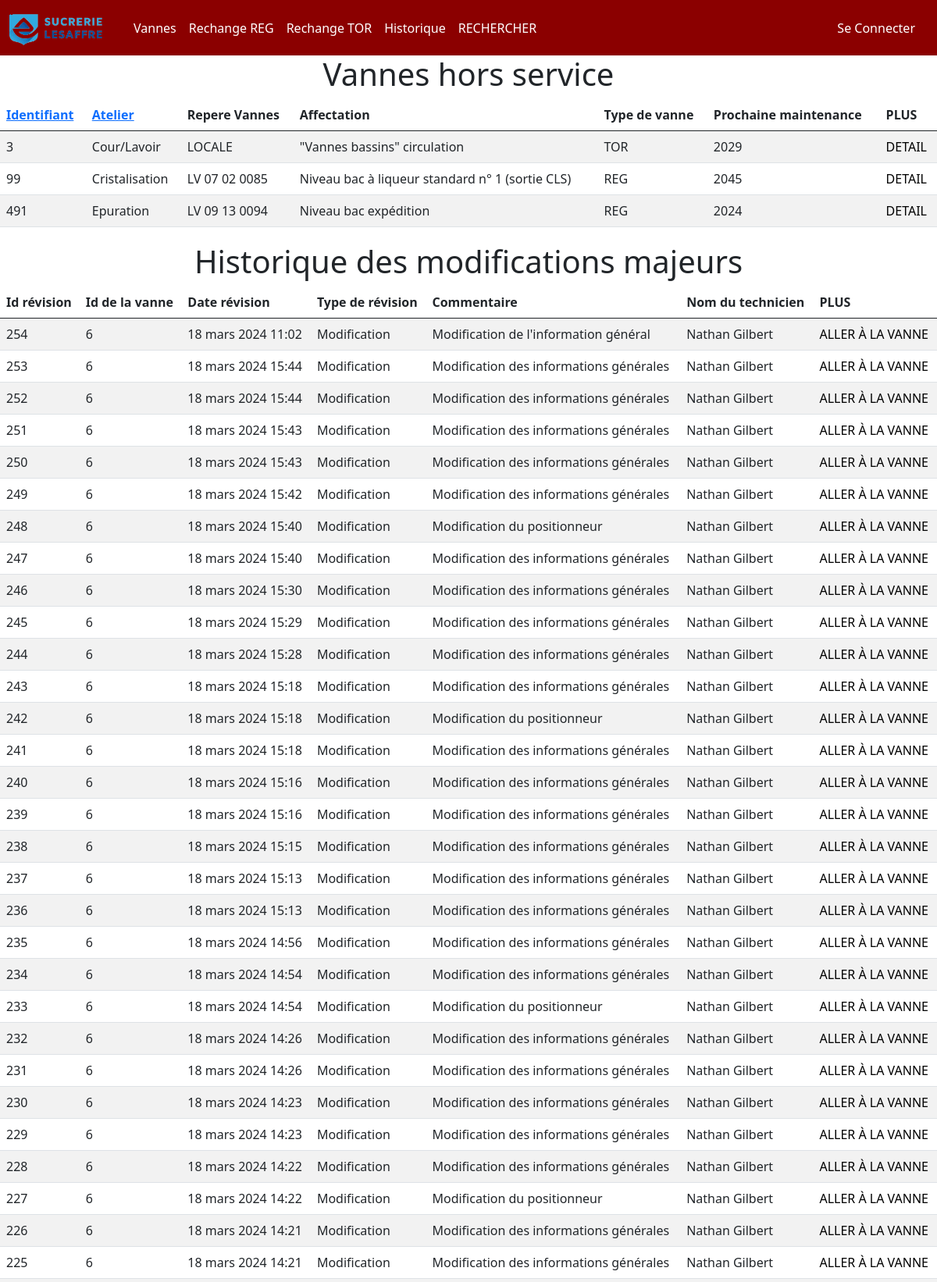
Page /historique/ (upper part) on the committed database.
### appliVanne/models.py (models this page shows)
class Vanne(models.Model):
    class Meta:
        db_table = 'VANNES'
    id_vanne = models.AutoField(primary_key=True, unique=True, verbose_name="ID de la vanne")
    id_atelier = models.ForeignKey('ATELIER', to_field='id_atelier', on_delete=models.CASCADE, null=True, verbose_name="ID de l'atelier")
    repere_vanne = models.CharField(max_length=255, null=True, blank=True, verbose_name="Repère de la vanne")
    affectation_vanne = models.CharField(max_length=255, null=True, blank=True, verbose_name="Affectation de la vanne")
    machine_vanne = models.CharField(max_length=255, null=True, blank=True, verbose_name="Machine de la vanne")
    numero_commande = models.CharField(max_length=20, null=True, blank=True, verbose_name="Numéro de commande")
    id_actionneur = models.ForeignKey('ACTIONNEUR', to_field='id_actionneur', on_delete=models.CASCADE, null=True, verbose_name="ID de l'actionneur")
    id_corps = models.ForeignKey('CORPS', to_field='id_corps', on_delete=models.CASCADE, null=True, verbose_name="ID du corps")
    id_positionneur = models.ForeignKey('POSITIONNEUR', to_field='id_positionneur', on_delete=models.CASCADE, null=True, blank=True, verbose_name="ID du positionneur")
    id_fournisseur_vannes = models.ForeignKey('FOURNISSEUR', to_field='id_fournisseur', on_delete=models.CASCADE, default=0, null=True, verbose_name="ID du fournisseur de vannes")
    type_vannes = models.CharField(max_length=255, null=True, blank=True, verbose_name="Type de vannes")
    organe_reglant = models.CharField(max_length=255, null=True, blank=True, verbose_name="Organe réglant")
    freq_revision = models.IntegerField(null=True, blank=True, verbose_name="Fréquence de révision")
    derniere_revision = models.IntegerField(null=True, blank=True, verbose_name="Date de la dernière révision")
    voir_en = models.IntegerField(null=True, blank=True, verbose_name="Date de la prochaine révision")
    en_service_vanne = models.IntegerField(default=1, blank=True, verbose_name="En service")
    date_commande = models.DateField(null=True, blank=True, verbose_name="Date de la commande")
    tracker = FieldTracker()

class ATELIER(models.Model):
    class Meta:
        db_table = 'ATELIER'
    id_atelier = models.AutoField(primary_key=True, unique=True, verbose_name="ID de l'atelier")
    nom_atelier = models.CharField(max_length=45, default='a remplir', unique=True, verbose_name="Nom de l'atelier")

class REVISON(models.Model):
    class Meta:
        db_table = 'REVISION'
    id_revision = models.AutoField(primary_key=True, unique=True, verbose_name="ID de la révision")
    id_revision_vanne =  models.IntegerField(null=True, blank=True, default=0, verbose_name="ID de la révision de la vanne")
    rev_id_vanne = models.IntegerField(null=True, blank=True, default=0, verbose_name="ID de la vanne")
    date_revision = models.DateTimeField(null=True, blank=True, verbose_name="Date de la révision")
    type_revision = models.CharField(max_length=255, null=True, blank=True, default='Aucun type', verbose_name="Type de révision")
    commentaire_revision = models.CharField(max_length=255, null=True, blank=True, default='Aucun commentaire', verbose_name="Commentaire de révision")
    detail_commentaire = models.CharField( max_length=1500000,null=True, blank=True, default='Aucun détail', verbose_name="Détail de révision")
    nom_technicien = models.CharField(max_length=255, null=True, blank=True, default='Aucun technicien', verbose_name="Nom du technicien")
    ajout_revision = models.CharField(max_length=255, null=True, blank=True, default='AUTO', verbose_name="Ajout de révision")

### appliVanne/views.py (the view)
# urls.py: path("historique/", views.historiqueVanne, name="historique"),
def historiqueVanne(request):
    LesVannes = Vanne.objects.filter(en_service_vanne=0)
    lesREv = REVISON.objects.all().order_by('-id_revision')
    return render(request, "appliVanne/historique.html", {"listeVannes": LesVannes, "listeRev": lesREv})

### appliVanne/templates/appliVanne/historique.html (shortened to what this page needs)
{% extends "appliVanne/base.html" %} {% block title %} Vannes HORS SERVICE {% endblock %}
{% block main %}
<h1> Vannes hors service </h1>
<table class="table table-striped" style="margin-bottom:20px">
    <thead>
      <tr>
        <th scope="col"> <a href="?tri=id_vanne&ordre={% if request.GET.tri == 'id_vanne' and request.GET.ordre == 'asc' %}desc{% else %}asc{% endif %}"> Identifiant</a></th>
        <th scope="col"><a href="?tri=id_atelier__nom_atelier&ordre={% if request.GET.tri == 'id_atelier__nom_atelier' and request.GET.ordre == 'asc' %}desc{% else %}asc{% endif %}"> Atelier</a></th>
        <th scope="col">Repere Vannes </th>
        <th scope="col">Affectation </th>
        <th scope="col">Type de vanne </th>
        <th scope="col"> Prochaine maintenance</th>
        <th scope="col">PLUS</th>
      </tr>
    </thead>
    {% for vanne in listeVannes %}
      <tr>
        <td>{{ vanne.id_vanne}}</td>
        <td>{{ vanne.id_atelier.nom_atelier}}</td>
        <td>{{ vanne.repere_vanne }}</td>
        <td>{{ vanne.affectation_vanne }}</td>
        <td>{{ vanne.type_vannes }}</td>
        <td>{{ vanne.voir_en }}</td>
        <td>
            <a class="detdel"  href="/vanne/{{vanne.id_vanne}}/detail">DETAIL</a>
      </tr>
    {% endfor %}
  </table>
<h1>Historique des modifications majeurs</h1>
  <table class="table table-striped  historique-modifications">
    <thead>
      <tr>
        <th scope="col"> Id révision</a></th>
        <th scope="col"> Id de la vanne</th>
        <th scope="col"> Date révision </a></th>
        <th scope="col">Type de révision </th>
        <th scope="col">Commentaire </th>
        <th scope="col">Nom du technicien</th>
        <th scope="col">PLUS</th>
      </tr>
    </thead>
    {% for rev in listeRev %}
      <tr>
        <td>{{ rev.id_revision}}</td>
        <td>{{ rev.rev_id_vanne}}</td>
        <td>{{ rev.date_revision }}</td>
        <td>{{ rev.type_revision }}</td>
        <td>{{ rev.commentaire_revision }}</td>
        <td>{{ rev.nom_technicien}}</td>
        <td>
          <a class="detdel"  href="/vanne/{{ rev.rev_id_vanne }}/detail">ALLER À LA VANNE</a>
        </td>
      </tr>
    {% endfor %}
  </table>
{% endblock %}

### appliVanne/static/appliVanne/CSS/styles.css (style rules this page uses)
.detdel { text-decoration: none; color: black; }

### rows in the picture
Vanne: id_vanne "3", id_atelier.nom_atelier "Cour/Lavoir", repere_vanne "LOCALE", affectation_vanne "\"Vannes bassins\" circulation", type_vannes "TOR", voir_en "2029"
Vanne: id_vanne "99", id_atelier.nom_atelier "Cristalisation", repere_vanne "LV 07 02 0085", affectation_vanne "Niveau bac à liqueur standard n° 1 (sortie CLS)", type_vannes "REG", voir_en "2045"
Vanne: id_vanne "491", id_atelier.nom_atelier "Epuration", repere_vanne "LV 09 13 0094", affectation_vanne "Niveau bac expédition", type_vannes "REG", voir_en "2024"
REVISON: id_revision "254", rev_id_vanne "6", date_revision "18 mars 2024 11:02", type_revision "Modification", commentaire_revision "Modification de l'information général", nom_technicien "Nathan Gilbert"
REVISON: id_revision "253", rev_id_vanne "6", date_revision "18 mars 2024 15:44", type_revision "Modification", commentaire_revision "Modification des informations générales", nom_technicien "Nathan Gilbert"
REVISON: id_revision "252", rev_id_vanne "6", date_revision "18 mars 2024 15:44", type_revision "Modification", commentaire_revision "Modification des informations générales", nom_technicien "Nathan Gilbert"
REVISON: id_revision "251", rev_id_vanne "6", date_revision "18 mars 2024 15:43", type_revision "Modification", commentaire_revision "Modification des informations générales", nom_technicien "Nathan Gilbert"
REVISON: id_revision "250", rev_id_vanne "6", date_revision "18 mars 2024 15:43", type_revision "Modification", commentaire_revision "Modification des informations générales", nom_technicien "Nathan Gilbert"
REVISON: id_revision "249", rev_id_vanne "6", date_revision "18 mars 2024 15:42", type_revision "Modification", commentaire_revision "Modification des informations générales", nom_technicien "Nathan Gilbert"
REVISON: id_revision "248", rev_id_vanne "6", date_revision "18 mars 2024 15:40", type_revision "Modification", commentaire_revision "Modification du positionneur", nom_technicien "Nathan Gilbert"
REVISON: id_revision "247", rev_id_vanne "6", date_revision "18 mars 2024 15:40", type_revision "Modification", commentaire_revision "Modification des informations générales", nom_technicien "Nathan Gilbert"
REVISON: id_revision "246", rev_id_vanne "6", date_revision "18 mars 2024 15:30", type_revision "Modification", commentaire_revision "Modification des informations générales", nom_technicien "Nathan Gilbert"
REVISON: id_revision "245", rev_id_vanne "6", date_revision "18 mars 2024 15:29", type_revision "Modification", commentaire_revision "Modification des informations générales", nom_technicien "Nathan Gilbert"
REVISON: id_revision "244", rev_id_vanne "6", date_revision "18 mars 2024 15:28", type_revision "Modification", commentaire_revision "Modification des informations générales", nom_technicien "Nathan Gilbert"
REVISON: id_revision "243", rev_id_vanne "6", date_revision "18 mars 2024 15:18", type_revision "Modification", commentaire_revision "Modification des informations générales", nom_technicien "Nathan Gilbert"
REVISON: id_revision "242", rev_id_vanne "6", date_revision "18 mars 2024 15:18", type_revision "Modification", commentaire_revision "Modification du positionneur", nom_technicien "Nathan Gilbert"
REVISON: id_revision "241", rev_id_vanne "6", date_revision "18 mars 2024 15:18", type_revision "Modification", commentaire_revision "Modification des informations générales", nom_technicien "Nathan Gilbert"
REVISON: id_revision "240", rev_id_vanne "6", date_revision "18 mars 2024 15:16", type_revision "Modification", commentaire_revision "Modification des informations générales", nom_technicien "Nathan Gilbert"
REVISON: id_revision "239", rev_id_vanne "6", date_revision "18 mars 2024 15:16", type_revision "Modification", commentaire_revision "Modification des informations générales", nom_technicien "Nathan Gilbert"
REVISON: id_revision "238", rev_id_vanne "6", date_revision "18 mars 2024 15:15", type_revision "Modification", commentaire_revision "Modification des informations générales", nom_technicien "Nathan Gilbert"
REVISON: id_revision "237", rev_id_vanne "6", date_revision "18 mars 2024 15:13", type_revision "Modification", commentaire_revision "Modification des informations générales", nom_technicien "Nathan Gilbert"
REVISON: id_revision "236", rev_id_vanne "6", date_revision "18 mars 2024 15:13", type_revision "Modification", commentaire_revision "Modification des informations générales", nom_technicien "Nathan Gilbert"
REVISON: id_revision "235", rev_id_vanne "6", date_revision "18 mars 2024 14:56", type_revision "Modification", commentaire_revision "Modification des informations générales", nom_technicien "Nathan Gilbert"
REVISON: id_revision "234", rev_id_vanne "6", date_revision "18 mars 2024 14:54", type_revision "Modification", commentaire_revision "Modification des informations générales", nom_technicien "Nathan Gilbert"
REVISON: id_revision "233", rev_id_vanne "6", date_revision "18 mars 2024 14:54", type_revision "Modification", commentaire_revision "Modification du positionneur", nom_technicien "Nathan Gilbert"
REVISON: id_revision "232", rev_id_vanne "6", date_revision "18 mars 2024 14:26", type_revision "Modification", commentaire_revision "Modification des informations générales", nom_technicien "Nathan Gilbert"
REVISON: id_revision "231", rev_id_vanne "6", date_revision "18 mars 2024 14:26", type_revision "Modification", commentaire_revision "Modification des informations générales", nom_technicien "Nathan Gilbert"
REVISON: id_revision "230", rev_id_vanne "6", date_revision "18 mars 2024 14:23", type_revision "Modification", commentaire_revision "Modification des informations générales", nom_technicien "Nathan Gilbert"
REVISON: id_revision "229", rev_id_vanne "6", date_revision "18 mars 2024 14:23", type_revision "Modification", commentaire_revision "Modification des informations générales", nom_technicien "Nathan Gilbert"
REVISON: id_revision "228", rev_id_vanne "6", date_revision "18 mars 2024 14:22", type_revision "Modification", commentaire_revision "Modification des informations générales", nom_technicien "Nathan Gilbert"
REVISON: id_revision "227", rev_id_vanne "6", date_revision "18 mars 2024 14:22", type_revision "Modification", commentaire_revision "Modification du positionneur", nom_technicien "Nathan Gilbert"
REVISON: id_revision "226", rev_id_vanne "6", date_revision "18 mars 2024 14:21", type_revision "Modification", commentaire_revision "Modification des informations générales", nom_technicien "Nathan Gilbert"
REVISON: id_revision "225", rev_id_vanne "6", date_revision "18 mars 2024 14:21", type_revision "Modification", commentaire_revision "Modification des informations générales", nom_technicien "Nathan Gilbert"
